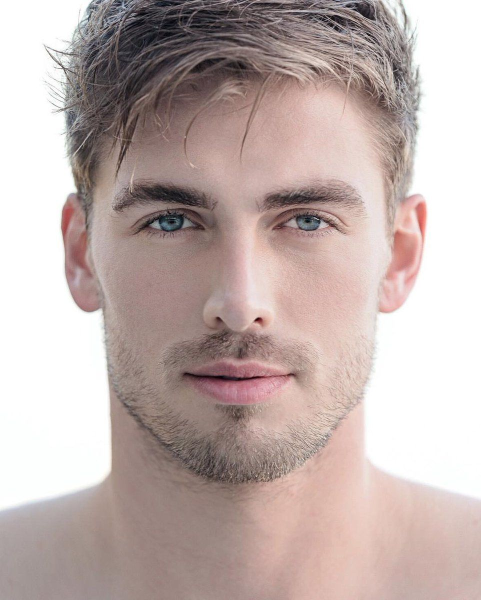
#> input picture face.jpg, 961 x 1200 px, found by its file name (shown at 1/2 size)
$ jupyter execute --allow-errors 'Key point detection.ipynb'   (shell and % lines are left out)
#> lines starting #> are read from the running program, lines starting #| are printed output that depends on the picture
[cell 1]
#pip install opencv-python==3.4.2.17
#pip install opencv-contrib-python==3.4.2.17
#Importing the libraries and openCV
import cv2
print(cv2. __version__)
import matplotlib.pyplot as plt
import numpy as np

[cell 2]
#Load the image for key point (SIFT)
image = cv2.imread(r'C:\Users\Hritik Kounsal\Desktop\face.jpg')
#> image is the input picture: shape (1200, 961, 3); mean B, G, R 172.7, 176, 192.2
gray = cv2.cvtColor(image, cv2.COLOR_BGR2GRAY)
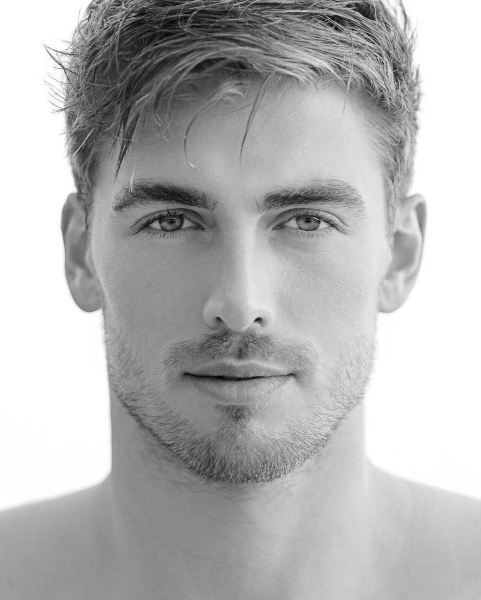
#> gray: shape (1200, 961) (shown at 1/2 size); min 0, max 255, mean 180.5

[cell 3]
#Now making rotation changes to image.
training_image = cv2.cvtColor(image, cv2.COLOR_BGR2RGB)

# Convert the training image to gray scale
training_gray = cv2.cvtColor(training_image, cv2.COLOR_RGB2GRAY)

# Create test image by adding Scale Invariance and Rotational Invariance
test_image = cv2.pyrDown(training_image)
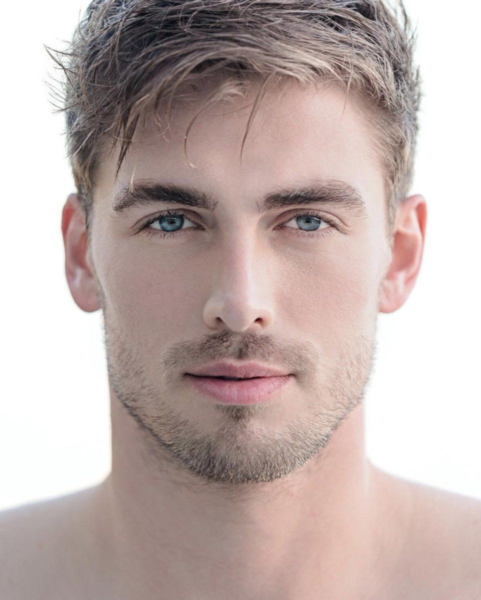
#> test_image: shape (600, 481, 3); mean R, G, B 192.3, 176.1, 172.8
test_image = cv2.pyrDown(test_image)
#> test_image: shape (300, 241, 3)
num_rows, num_cols = test_image.shape[:2]
#> num_rows = 300; num_cols = 241

rotation_matrix = cv2.getRotationMatrix2D((num_cols/2, num_rows/2), 30, 1)
test_image = cv2.warpAffine(test_image, rotation_matrix, (num_cols, num_rows))
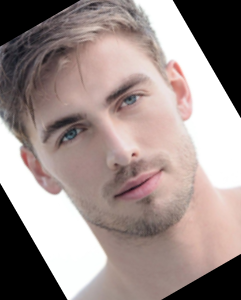
#> test_image: shape (300, 241, 3); mean R, G, B 157.6, 142.8, 139.7

test_gray = cv2.cvtColor(test_image, cv2.COLOR_RGB2GRAY)
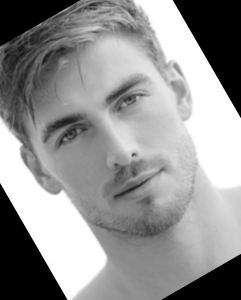
#> test_gray: shape (300, 241); min 0, max 255, mean 146.9

# Display traning image and testing image
fx, plots = plt.subplots(1, 2, figsize=(20,10))

plots[0].set_title("Training Image")
plots[0].imshow(training_image)

plots[1].set_title("Testing Image")
plots[1].imshow(test_image)

[cell 4]
#calling the function.
sift = cv2.xfeatures2d.SIFT_create()

train_keypoints, train_descriptor = sift.detectAndCompute(training_gray, None)
#> train_keypoints = 3397 keypoints; strongest (x, y, size): (517, 639, 8.2), (705, 59, 2.6), (753, 113, 2.4), (119, 128, 2.4)
test_keypoints, test_descriptor = sift.detectAndCompute(test_gray, None)
#> test_keypoints = 224 keypoints; strongest (x, y, size): (133, 154, 2.5), (124, 97, 20.3), (19, 128, 11.9), (72, 126, 21.6)

keypoints_without_size = np.copy(training_image)
keypoints_with_size = np.copy(training_image)

cv2.drawKeypoints(training_image, train_keypoints, keypoints_without_size, color = (0, 255, 0))
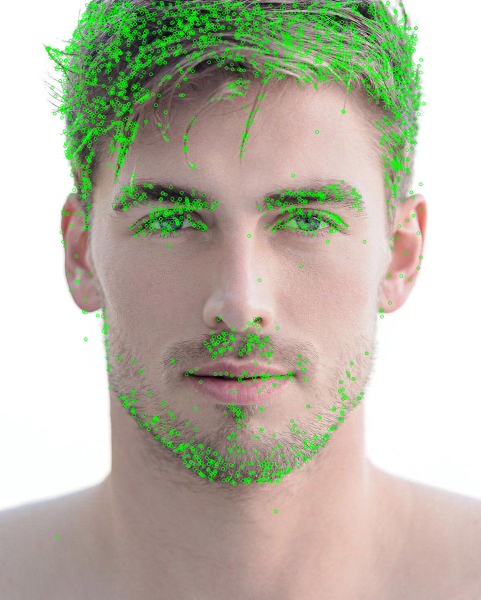
#> keypoints_without_size: shape (1200, 961, 3) (shown at 1/2 size); mean R, G, B 185.5, 183.5, 166.7

cv2.drawKeypoints(training_image, train_keypoints, keypoints_with_size, flags = cv2.DRAW_MATCHES_FLAGS_DRAW_RICH_KEYPOINTS)
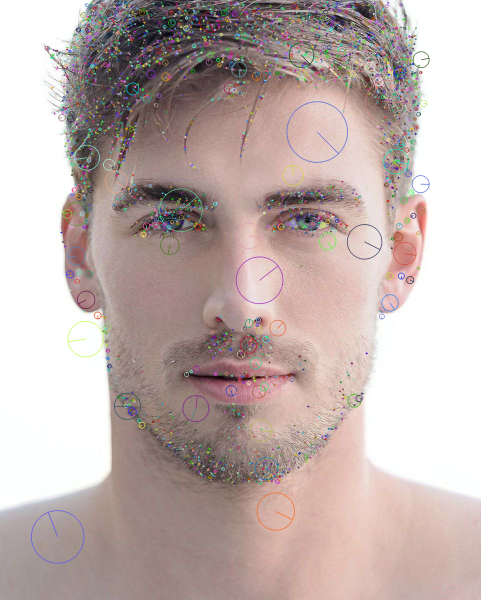
#> keypoints_with_size: shape (1200, 961, 3) (shown at 1/2 size); mean R, G, B 191.9, 176.3, 173

# Display image with and without keypoints size
fx, plots = plt.subplots(1, 2, figsize=(20,10))

plots[0].set_title("Train keypoints With Size")
plots[0].imshow(keypoints_with_size, cmap='gray')

plots[1].set_title("Train keypoints Without Size")
plots[1].imshow(keypoints_without_size, cmap='gray')

# Print the number of keypoints detected in the training image
print("Number of Keypoints Detected In The Training Image: ", len(train_keypoints))
#| Number of Keypoints Detected In The Training Image:  3397

# Print the number of keypoints detected in the query image
print("Number of Keypoints Detected In The Query Image: ", len(test_keypoints))
#| Number of Keypoints Detected In The Query Image:  224
